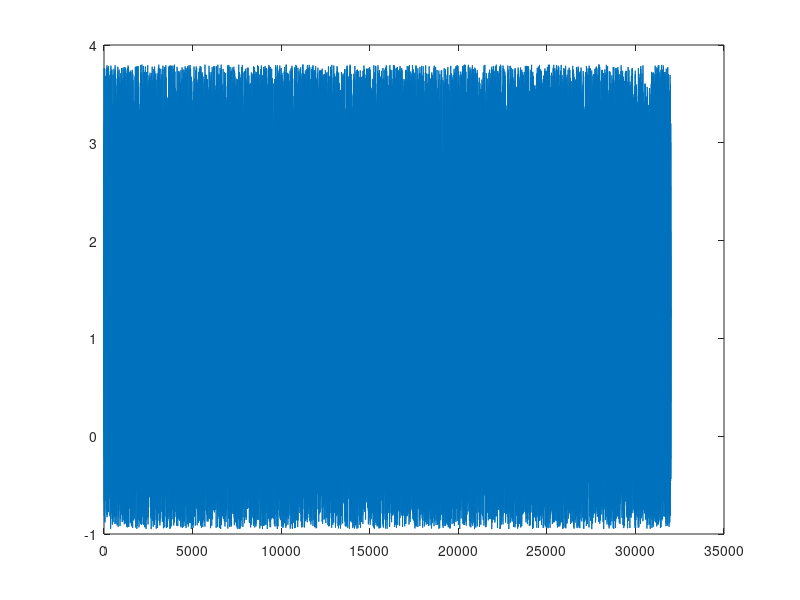

Here is the MATLAB script that generated this plot: (Note: this script raises an error after producing the figure.)
clc;
clear all;
% fixed-point FIR filter simulator

% User parameters

% general
    fs = 16000;          % sampling rate
    T = 2;              % period

% input
    vref = 1;            % max value
    pfullscale = 0.95; % percentage of full scale
    Nx = 16;            % Nx bit signed integer datatype

% coefficients
    N      = 33;    % Order
    Fstop1 = 100;  % First Stopband Frequency
    Fpass1 = 150;  % First Passband Frequency
    Fpass2 = 250;  % Second Passband Frequency
    Fstop2 = 300;  % Second Stopband Frequency
    Wstop1 = 1;     % First Stopband Weight
    Wpass  = 1;     % Passband Weight
    Wstop2 = 1;     % Second Stopband Weight
    b  = firls(N, [0 Fstop1 Fpass1 Fpass2 Fstop2 fs/2]/(fs/2), [0 0 1 1 0 0], [Wstop1 Wpass Wstop2]);
    Nb = 16;            % Nb bit signed integer datatype
    Qb = 18;            % number of fractional bits

% intermediate values    
    Nu = 32;            % Nu bit signed integer datatype
    Qu = 30;            % number of fractional bits
    
% outputs
    yq = zeros(fs*T,1); % output of fixed point filter
    Ny = 16;            % Ny bit signed integer datatype
    Qy = 15;            % number of fractional bits
    
% Generate fixed point input signal (do both saturation and quantization)

    x = vref*pfullscale*(5*rand(fs*T,1)-1);  % unquantized input signal
    figure();
    plot (x);
    i1 = find(x>vref*(2^(Nx-1)-1)/(2^(Nx-1)));

    x(i1) = vref*(2^(Nx-1)-1)/(2^(Nx-1));

    i2 = find(x<-vref);

    x(i2) = -vref;
    xq = round((x/vref)*2^(Nx-1))*vref/(2^(Nx-1));  % fixed-point quantization


% Fixed point FIR filtering
% Quantize filter coefficients to fixed-point
    bint = round(b*2^Qb);       % temporary integer quantization
    i1 = find(bint>2^(Nb-1)-1);
    bint(i1) = 2^(Nb-1)-1;
    i2 = find(bint<-2^(Nb-1));
    bint(i2) = -2^(Nb-1);
    bq = bint/2^Qb         % fixed-point quantization
    
% do filtering

    prod_overflow_count = 0;
    sum_overflow_count = 0;
    out_overflow_count = 0;
    pmax = 0;
    uqmax = 0;

    for n=(length(bq)+1):length(xq),
        
        uq = 0;
        
        for k=1:length(bq),
                  
            [p,i] = fpprod(bq(k),xq(n-k),Nu,Qu);  % fixed-point calculation of product
            
            if abs(p)>pmax,
                pmax = abs(b);
            end
          
            if i==1,
                prod_overflow_count = prod_overflow_count+1;
                disp(['product overflow! bq*xq=' num2str(bq(k)*xq(n-k))]);
            end
            
            [uq,i] = fpadd(uq,p,Nu,Qu); % fixed-point calculation of addition
            
            if abs(uq)>uqmax,
                uqmax = abs(uq);
            end
            
            if i==1,
                sum_overflow_count = sum_overflow_count+1;
                disp(['sum overflow! p+q = ' num2str(p+q)]);
            end

	    end
            
        
        [yq(n),i] = fpprod(uq,1,Ny,Qy);
        
        if i==1
            out_overflow_count = out_overflow_count+1;
            disp(['output overflow! uq = ' num2str(uq)]);
        end
        
    end

    

% plot magnitude responses

[Pxq,f] = pwelch(xq,1024,512,1024,fs);
[Pyq,f] = pwelch(yq,1024,512,1024,fs);
plot(f/1e3,10*log10(Pxq),f/1e3,10*log10(Pyq));    
legend('input','output');
xlabel('freq (kHz)');
ylabel('magnitude response (dB)');
grid on